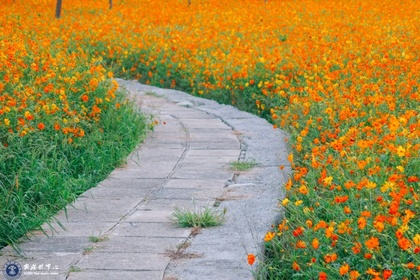
%> input picture Flowers.jpg, 420 x 280 px, shrunk from 1080 x 720 before the run
$ octave xuanzhuan.m   (GNU Octave 9; MATLAB toolbox functions it lacks are replaced by stand-ins)
%> lines starting %> are read from the running program, lines starting %| are printed output that depends on the picture
clear all;
im=imread('Flowers.jpg');
%> im is the input picture: size 280x420x3 uint8; mean R, G, B 156.8, 140, 83.9
im_r=im(:,:,1);im_g=im(:,:,2);im_b=im(:,:,3);
%> after `im_r=im(:,:,1)`:
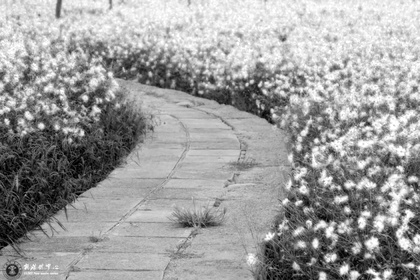
%> im_r: size 280x420 uint8; min 0, max 255, mean 156.8
%> after `im_g=im(:,:,2)`:
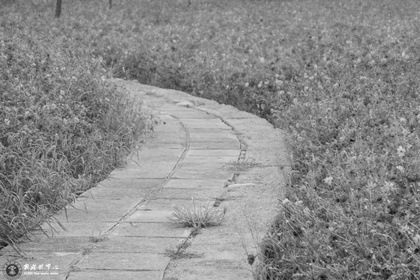
%> im_g: size 280x420 uint8; min 9, max 255, mean 140
%> after `im_b=im(:,:,3)`:
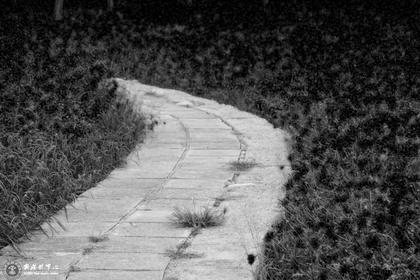
%> im_b: size 280x420 uint8; min 0, max 255, mean 83.9
a(:,:,1)=im_r;
a(:,:,2)=im_g;
a(:,:,3)=im_b;
subplot(1,2,1)
imshow(a);      %这一步只是试一试r、g、b能不能合并
xlabel('原图')

[row,col]=size(im_r);
%> row = 280; col = 420
R=zeros(row,col);
G=zeros(row,col);
B=zeros(row,col);
sita=pi/4;                  %旋转45度
%% 计算R/g/b的旋转坐标
for i=1:row
    for j=1:col
         X=(i-row/2)*cos(sita)+(j-col/2)*sin(sita)+min(row,col);
         Y=-(i-row/2)*sin(sita)+(j-col/2)*cos(sita)+min(row,col);
         X=round(X);        %因为经过旋转后的坐标不是整数，需要取整
         Y=round(Y);
         R(X,Y)=im_r(i,j);
         G(X,Y)=im_g(i,j);
         B(X,Y)=im_b(i,j);
    end
end
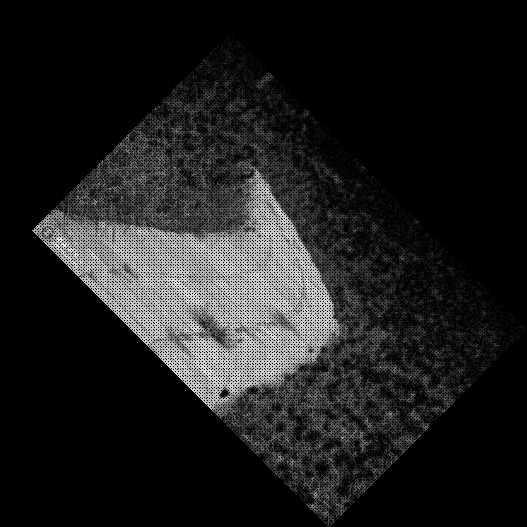
%> B: size 527x527 double; min 0, max 255, mean 29.4
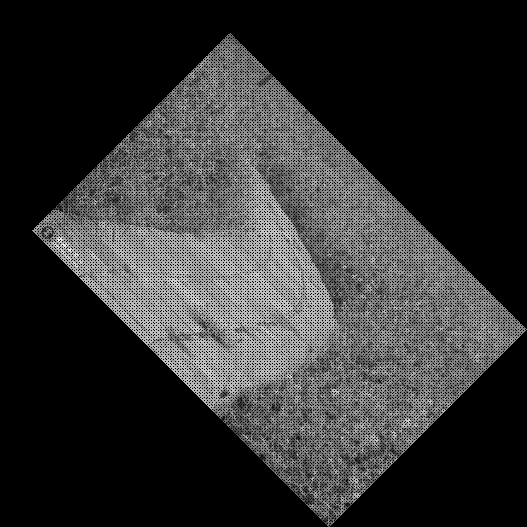
%> G: size 527x527 double; min 0, max 255, mean 49.1
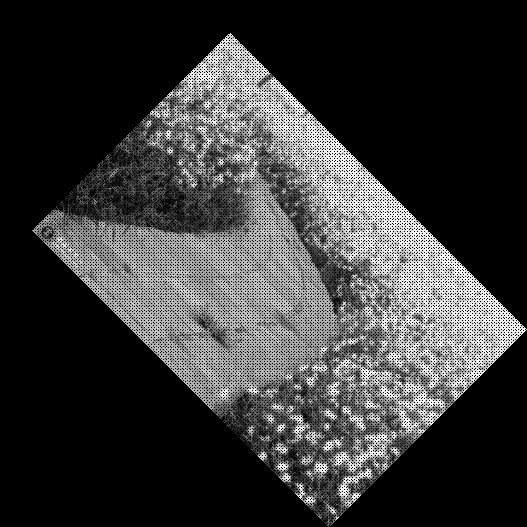
%> R: size 527x527 double; min 0, max 255, mean 55
%% 将R/G/B拼接起来
im_res(:,:,1)=R;
im_res(:,:,2)=G;
im_res(:,:,3)=B;
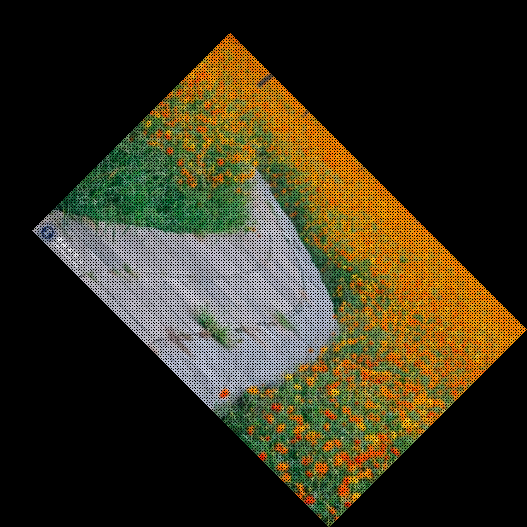
%> im_res: size 527x527x3 double; mean R, G, B 55, 49.1, 29.4
subplot(1,2,2)
imshow(uint8(im_res));
xlabel('旋转45度')

$ run again, with Clock2.jpg copied over Flowers.jpg
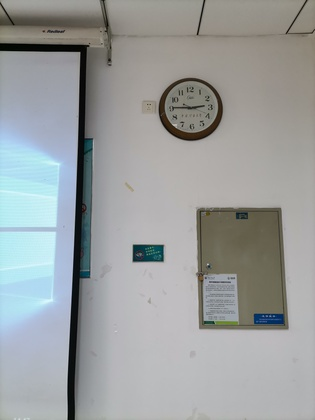
%> input picture Clock2.jpg, 315 x 420 px, shrunk from 3000 x 4000 before the run
%> im is the input picture: size 420x315x3 uint8; mean R, G, B 154.9, 158.3, 158.5
%> `im_res(:,:,3)=B;`:
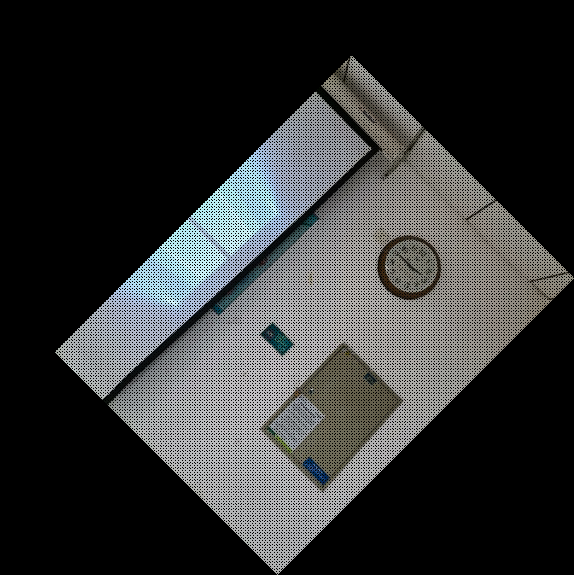
%> im_res: size 575x574x3 double; mean R, G, B 51.5, 52.6, 52.7
